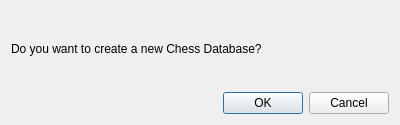
<?xml version="1.0" encoding="UTF-8"?>
<ui version="4.0">
 <class>CreateDB</class>
 <widget class="QDialog" name="CreateDB">
  <property name="geometry">
   <rect>
    <x>0</x>
    <y>0</y>
    <width>400</width>
    <height>125</height>
   </rect>
  </property>
  <property name="windowTitle">
   <string>Dialog</string>
  </property>
  <layout class="QVBoxLayout" name="verticalLayout">
   <item>
    <widget class="QLabel" name="label">
     <property name="text">
      <string>Do you want to create a new Chess Database?</string>
     </property>
    </widget>
   </item>
   <item>
    <widget class="QDialogButtonBox" name="buttonBox">
     <property name="orientation">
      <enum>Qt::Horizontal</enum>
     </property>
     <property name="standardButtons">
      <set>QDialogButtonBox::Cancel|QDialogButtonBox::Ok</set>
     </property>
    </widget>
   </item>
  </layout>
 </widget>
 <resources/>
 <connections>
  <connection>
   <sender>buttonBox</sender>
   <signal>accepted()</signal>
   <receiver>CreateDB</receiver>
   <slot>accept()</slot>
   <hints>
    <hint type="sourcelabel">
     <x>248</x>
     <y>254</y>
    </hint>
    <hint type="destinationlabel">
     <x>157</x>
     <y>274</y>
    </hint>
   </hints>
  </connection>
  <connection>
   <sender>buttonBox</sender>
   <signal>rejected()</signal>
   <receiver>CreateDB</receiver>
   <slot>reject()</slot>
   <hints>
    <hint type="sourcelabel">
     <x>316</x>
     <y>260</y>
    </hint>
    <hint type="destinationlabel">
     <x>286</x>
     <y>274</y>
    </hint>
   </hints>
  </connection>
 </connections>
</ui>
